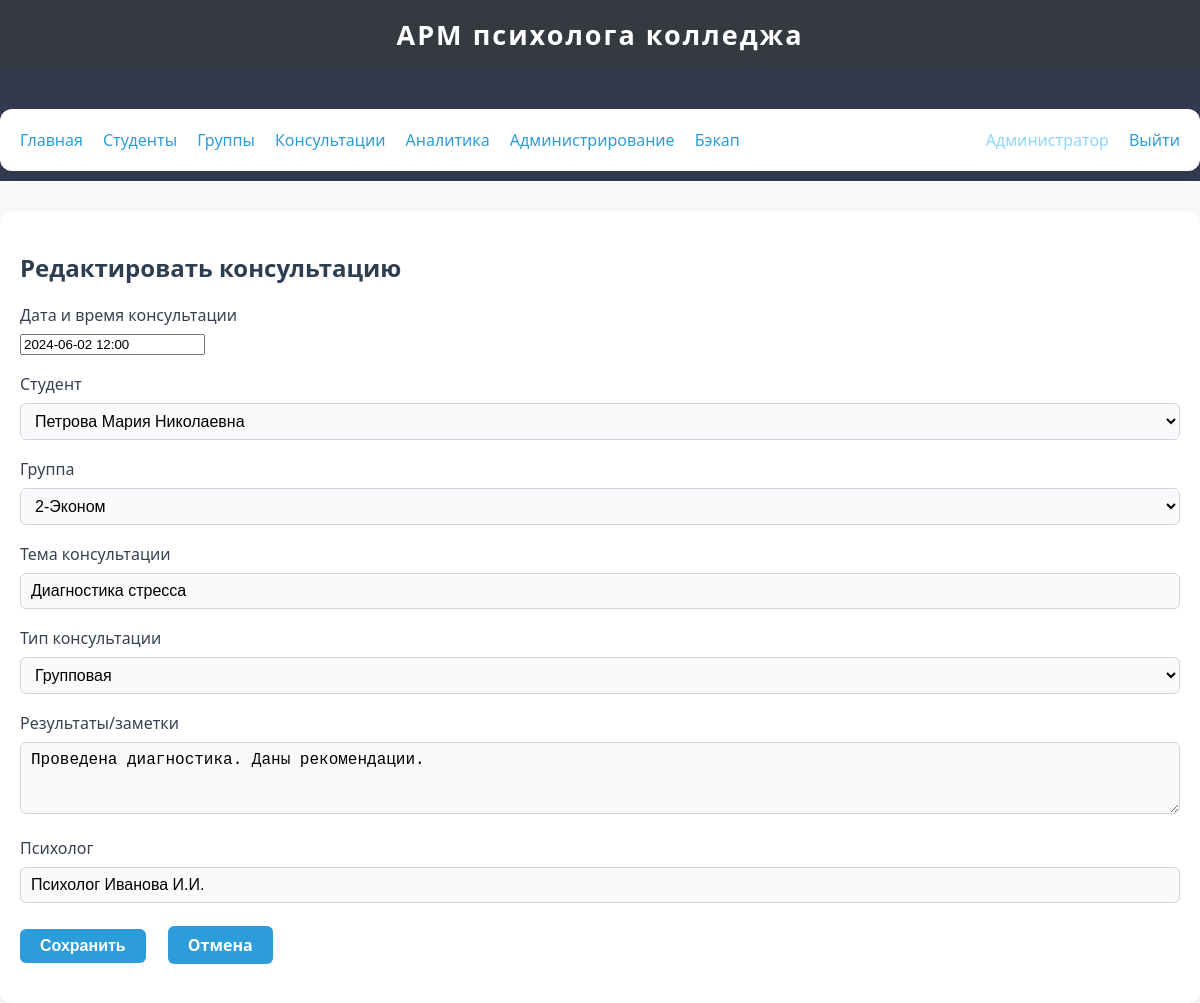
/consultations/edit/2 (signed in), run on the app's committed database.
### app/models.py (models this page shows, shortened)
class User(db.Model, UserMixin):
    __tablename__ = 'users'
    id = db.Column(db.Integer, primary_key=True)
    username = db.Column(db.String(64), unique=True, nullable=False)
    password_hash = db.Column(db.String(128), nullable=False)
    role = db.Column(db.String(16), nullable=False, default='psychologist')  # 'psychologist' or 'admin'
    full_name = db.Column(db.String(128), nullable=True)

class Consultation(db.Model):
    __tablename__ = 'consultations'
    id = db.Column(db.Integer, primary_key=True)
    date = db.Column(db.DateTime, nullable=False, default=datetime.utcnow)
    student_id = db.Column(db.Integer, db.ForeignKey('students.id'), nullable=False)
    group_id = db.Column(db.Integer, db.ForeignKey('groups.id'), nullable=True)
    topic = db.Column(db.String(255), nullable=False)
    consultation_type = db.Column(db.String(64), nullable=False)   # индивидуальная, групповая, тестирование и др.
    result = db.Column(db.String(255), nullable=True)
    psychologist = db.Column(db.String(128), nullable=True)        # ФИО психолога

### app/routes/consultations.py (the view, shortened to what this page needs)
@consultations_bp.route('/edit/<int:consultation_id>', methods=['GET', 'POST'])
@login_required
def edit_consultation(consultation_id):
    consultation = Consultation.query.get_or_404(consultation_id)
    form = ConsultationForm(obj=consultation)
    students = Student.query.all()
    groups = Group.query.all()
    form.student_id.choices = [(s.id, s.full_name) for s in students]
    form.group_id.choices = [(0, '-')] + [(g.id, g.name) for g in groups]
    return render_template('consultations/add_edit.html', form=form, edit=True)

### app/forms.py
class ConsultationForm(FlaskForm):
    date = DateTimeField('Дата и время консультации', format='%Y-%m-%d %H:%M', validators=[DataRequired()])
    student_id = SelectField('Студент', coerce=int, validators=[DataRequired()])
    group_id = SelectField('Группа', coerce=int, validators=[Optional()])
    topic = StringField('Тема консультации', validators=[DataRequired(), Length(1, 255)])
    consultation_type = SelectField(
        'Тип консультации',
        choices=[
            ('Индивидуальная', 'Индивидуальная'),
            ('Групповая', 'Групповая'),
            ('Тестирование', 'Тестирование'),
        ],
        validators=[DataRequired()]
    )
    result = TextAreaField('Результаты/заметки', validators=[Optional(), Length(max=255)])
    psychologist = StringField('Психолог', validators=[Optional(), Length(1, 128)])
    submit = SubmitField('Сохранить')

### app/templates/consultations/add_edit.html (shortened to what this page needs)
{% extends 'base.html' %}
{% block content %}
<h2>{% if edit %}Редактировать консультацию{% else %}Добавить консультацию{% endif %}</h2>
<form method="post" novalidate>
    <div class="form-row">
        {{ form.date.label }}
        {{ form.date(class_="form-control") }}
    </div>
    <div class="form-row">
        {{ form.student_id.label }}
        {{ form.student_id(class_="form-control") }}
    </div>
    <div class="form-row">
        {{ form.group_id.label }}
        {{ form.group_id(class_="form-control") }}
    </div>
    <div class="form-row">
        {{ form.topic.label }}
        {{ form.topic(class_="form-control") }}
    </div>
    <div class="form-row">
        {{ form.consultation_type.label }}
        {{ form.consultation_type(class_="form-control") }}
    </div>
    <div class="form-row">
        {{ form.result.label }}
        {{ form.result(class_="form-control", rows=3) }}
    </div>
    <div class="form-row">
        {{ form.psychologist.label }}
        {{ form.psychologist(class_="form-control") }}
    </div>
    <div style="margin-top:18px;">
        {{ form.submit(class_="btn btn-primary") }}
        <a href="{{ url_for('consultations.list_consultations') }}" class="btn" style="margin-left:18px;">Отмена</a>
    </div>
</form>
{% endblock %}

### app/templates/base.html (shortened to what this page needs)
<!DOCTYPE html>
<html lang="ru">
<head>
    <link rel="stylesheet" href="{{ url_for('static', filename='css/style.css') }}">
</head>
<body>
    <header>
        <div style="font-size:1.3em; font-weight:600;">АРМ психолога колледжа</div>
    </header>
    <nav style="background:#313b4d; padding:10px 0;">
        <div class="container" style="display:flex;gap:20px;align-items:center;">
            <a href="{{ url_for('index') }}">Главная</a>
            <a href="{{ url_for('students.list_students') }}">Студенты</a>
            <a href="{{ url_for('groups.list_groups') }}">Группы</a>
            <a href="{{ url_for('consultations.list_consultations') }}">Консультации</a>
            <a href="{{ url_for('analytics.overview') }}">Аналитика</a>
            {% if current_user.is_authenticated and current_user.role == 'admin' %}
                <a href="{{ url_for('admin.users') }}">Администрирование</a>
                <a href="{{ url_for('backup.backup_page') }}">Бэкап</a>
            {% endif %}
            {% if current_user.is_authenticated %}
                <span style="color:#8fd6ff;font-weight:500;">{{ current_user.full_name or current_user.username }}</span>
                <a href="{{ url_for('auth.logout') }}">Выйти</a>
            {% else %}
                <a href="{{ url_for('auth.login') }}">Войти</a>
            {% endif %}
        </div>
    </nav>
    <div class="container">
        {% block content %}
        {% endblock %}
    </div>
</body>
</html>

### app/static/css/style.css (style rules this page uses)
body { background: #f8f9fa; font-family: "Segoe UI", Arial, sans-serif; font-size: 16px; margin: 0; padding: 0; }
header, nav, .navbar, .sidebar { background: #343a40; color: #fff; }
header { padding: 16px 0; text-align: center; font-size: 1.3em; letter-spacing: 2px; }
.container { max-width: 1200px; margin: 30px auto 0 auto; padding: 20px; background: #fff; border-radius: 12px; box-shadow: 0 2px 10px rgba(0,0,0,0.05); }
h1, h2, h3 { color: #2c3e50; font-weight: 600; }
form { margin: 20px 0; }
.form-group, .form-row { margin-bottom: 18px; }
label { display: block; margin-bottom: 6px; font-weight: 500; color: #374151; }
input[type="text"], input[type="password"], input[type="date"], input[type="datetime-local"], select, textarea { width: 100%; padding: 8px 10px; font-size: 1em; border: 1px solid #d1d5db; border-radius: 6px; outline: none; background: #f9fafb; box-sizing: border-box; margin-top: 2px; }
button, .btn { background: #2d9cdb; color: #fff; border: none; border-radius: 6px; padding: 8px 20px; font-size: 1em; font-weight: 600; cursor: pointer; transition: background 0.15s; margin-top: 8px; }
a { color: #2d9cdb; text-decoration: none; transition: color 0.17s; }

### data on the page
User: full_name "Администратор"
Consultation: date "2024-06-02 12:00", student_id "Петрова Мария Николаевна", group_id "2-Эконом", topic "Диагностика стресса", consultation_type "Групповая", result "Проведена диагностика. Даны рекомендации.", psychologist "Психолог Иванова И.И."
